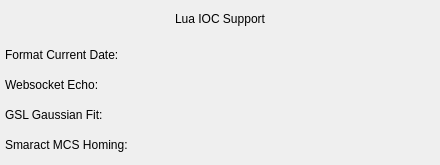
<?xml version="1.0" encoding="UTF-8"?>
<ui version="4.0">
 <class>MainWindow</class>
 <widget class="QMainWindow" name="MainWindow">
  <property name="geometry">
   <rect>
    <x>0</x>
    <y>0</y>
    <width>440</width>
    <height>165</height>
   </rect>
  </property>
  <property name="styleSheet">
   <string notr="true">

QWidget#centralWidget {background: rgba(192, 192, 192, 255);}

caTable {
       font: 10pt;
       background: cornsilk;
       alternate-background-color: wheat;
}

caLineEdit {
     border-radius: 1px;
     background: lightyellow;
     color: black;
 }

caTextEntry {
    color: rgb(127, 0, 63);
    background-color: cornsilk;
    selection-color: #0a214c;
    selection-background-color: wheat;
    border: 1px groove black;
    border-radius: 1px;
    padding: 1px;
}

caTextEntry:focus {
    padding: 0px;
    border: 2px groove darkred;
    border-radius: 1px;
}

QPushButton {
      border-color: #00b;
      border-radius: 2px;
      padding: 3px;
      border-width: 1px;

	background: qlineargradient(spread:pad, x1:0, y1:0, x2:0, y2:1,
						   stop:0   rgba(224, 239, 255, 255),
						   stop:0.5 rgba(199, 215, 230, 255),
						   stop:1   rgba(184, 214, 236, 255));
}
QPushButton:hover {
	background: qlineargradient(spread:pad, x1:0, y1:0, x2:0, y2:1,
						stop:0   rgba(201, 226, 255, 255),
						stop:0.5 rgba(177, 204, 230, 255),
						stop:1   rgba(163, 205, 236, 255));
}
QPushButton:pressed {
	background: qlineargradient(spread:pad, x1:0, y1:0, x2:0, y2:1,
						stop:0   rgba(174, 219, 255, 255),
						stop:0.5 rgba(165, 199, 230, 255),
						stop:1   rgba(134, 188, 236, 255));
}

QPushButton:disabled {
	background: qlineargradient(spread:pad, x1:0, y1:0, x2:0, y2:1,
						stop:0   rgba(174, 219, 255, 255),
						stop:0.5 rgba(165, 199, 230, 255),
						stop:1   rgba(134, 188, 236, 255));
}

caChoice {
      background: qlineargradient(x1: 0, y1: 0, x2: 0, y2: 1,
                                  stop: 0 #E1E1E1, stop: 0.4 #DDDDDD,
                                  stop: 0.5 #D8D8D8, stop: 1.0 #D3D3D3);
}

caChoice &gt; QPushButton {
      text-align: left;
      padding: 1px;
}

/* when font specified, no font sizing is done any more,  font: 10pt; is not bad. You could Enable this when you converted from .adl files
caRelatedDisplay  &gt; QPushButton {
font: 10pt;
}

caShellCommand  &gt; QPushButton {
font: 10pt;
}
*/

caSlider::groove:horizontal {
border: 1px solid #bbb;
background: lightgrey;
height: 20px;
border-radius: 4px;
}

caSlider::handle:horizontal {
background: red;
border: 1px solid #777;
width: 13px;
margin-top: -2px;
margin-bottom: -2px;
border-radius: 2px;
}



</string>
  </property>
  <widget class="QWidget" name="centralWidget">
   <widget class="caGraphics" name="caRectangle_0">
    <property name="geometry">
     <rect>
      <x>4</x>
      <y>4</y>
      <width>432</width>
      <height>30</height>
     </rect>
    </property>
    <property name="foreground">
     <color>
      <red>85</red>
      <green>0</green>
      <blue>255</blue>
     </color>
    </property>
    <property name="linestyle" stdset="0">
     <enum>caGraphics::Solid</enum>
    </property>
    <property name="fillstyle" stdset="0">
     <enum>caGraphics::Filled</enum>
    </property>
    <property name="lineColor">
     <color>
      <red>70</red>
      <green>70</green>
      <blue>70</blue>
     </color>
    </property>
    <property name="form">
     <enum>caGraphics::Rectangle</enum>
    </property>
   </widget>
   <widget class="caGraphics" name="caRectangle_1">
    <property name="geometry">
     <rect>
      <x>2</x>
      <y>2</y>
      <width>436</width>
      <height>34</height>
     </rect>
    </property>
    <property name="foreground">
     <color>
      <red>45</red>
      <green>45</green>
      <blue>45</blue>
     </color>
    </property>
    <property name="linestyle" stdset="0">
     <enum>caGraphics::Solid</enum>
    </property>
    <property name="lineSize">
     <number>2</number>
    </property>
    <property name="lineColor">
     <color>
      <red>45</red>
      <green>45</green>
      <blue>45</blue>
     </color>
    </property>
    <property name="form">
     <enum>caGraphics::Rectangle</enum>
    </property>
    <property name="background" stdset="0">
     <color alpha="0">
      <red>45</red>
      <green>45</green>
      <blue>45</blue>
     </color>
    </property>
   </widget>
   <widget class="caLabel" name="caLabel_0">
    <property name="geometry">
     <rect>
      <x>4</x>
      <y>4</y>
      <width>432</width>
      <height>30</height>
     </rect>
    </property>
    <property name="text">
     <string>Lua IOC Support</string>
    </property>
    <property name="alignment">
     <set>Qt::AlignAbsolute|Qt::AlignCenter|Qt::AlignHCenter|Qt::AlignVCenter</set>
    </property>
    <property name="fontScaleMode">
     <enum>ESimpleLabel::WidthAndHeight</enum>
    </property>
    <property name="foreground">
     <color>
      <red>236</red>
      <green>236</green>
      <blue>236</blue>
     </color>
    </property>
    <property name="background">
     <color alpha="0">
      <red>236</red>
      <green>236</green>
      <blue>236</blue>
     </color>
    </property>
    <property name="frameShape">
     <enum>QFrame::NoFrame</enum>
    </property>
   </widget>
   <widget class="caLabel" name="caLabel_15">
    <property name="geometry">
     <rect>
      <x>5</x>
      <y>45</y>
      <width>180</width>
      <height>20</height>
     </rect>
    </property>
    <property name="text">
     <string>Format Current Date:</string>
    </property>
    <property name="alignment">
     <set>Qt::AlignAbsolute|Qt::AlignLeading|Qt::AlignLeft|Qt::AlignVCenter</set>
    </property>
    <property name="fontScaleMode">
     <enum>ESimpleLabel::WidthAndHeight</enum>
    </property>
    <property name="foreground">
     <color>
      <red>0</red>
      <green>0</green>
      <blue>0</blue>
     </color>
    </property>
    <property name="background">
     <color alpha="0">
      <red>218</red>
      <green>218</green>
      <blue>218</blue>
     </color>
    </property>
    <property name="frameShape">
     <enum>QFrame::NoFrame</enum>
    </property>
   </widget>
   <widget class="caRelatedDisplay" name="carelateddisplay">
    <property name="geometry">
     <rect>
      <x>190</x>
      <y>43</y>
      <width>200</width>
      <height>24</height>
     </rect>
    </property>
    <property name="labels">
     <string>lua_formatdate.ui</string>
    </property>
    <property name="files">
     <string>lua_formatdate.ui</string>
    </property>
    <property name="args">
     <string/>
    </property>
   </widget>
   <widget class="caLabel" name="caLabel_16">
    <property name="geometry">
     <rect>
      <x>5</x>
      <y>135</y>
      <width>180</width>
      <height>20</height>
     </rect>
    </property>
    <property name="text">
     <string>Smaract MCS Homing:</string>
    </property>
    <property name="alignment">
     <set>Qt::AlignAbsolute|Qt::AlignLeading|Qt::AlignLeft|Qt::AlignVCenter</set>
    </property>
    <property name="fontScaleMode">
     <enum>ESimpleLabel::WidthAndHeight</enum>
    </property>
    <property name="foreground">
     <color>
      <red>0</red>
      <green>0</green>
      <blue>0</blue>
     </color>
    </property>
    <property name="background">
     <color alpha="0">
      <red>218</red>
      <green>218</green>
      <blue>218</blue>
     </color>
    </property>
    <property name="frameShape">
     <enum>QFrame::NoFrame</enum>
    </property>
   </widget>
   <widget class="caRelatedDisplay" name="carelateddisplay_2">
    <property name="geometry">
     <rect>
      <x>190</x>
      <y>133</y>
      <width>200</width>
      <height>24</height>
     </rect>
    </property>
    <property name="labels">
     <string>lua_motor_home.ui</string>
    </property>
    <property name="files">
     <string>lua_motor_home.ui</string>
    </property>
    <property name="args">
     <string/>
    </property>
   </widget>
   <widget class="caRelatedDisplay" name="carelateddisplay_3">
    <property name="geometry">
     <rect>
      <x>190</x>
      <y>103</y>
      <width>200</width>
      <height>24</height>
     </rect>
    </property>
    <property name="labels">
     <string>lua_gsl_gaussianfit.ui</string>
    </property>
    <property name="files">
     <string>lua_gsl_gaussianfit.ui</string>
    </property>
    <property name="args">
     <string/>
    </property>
   </widget>
   <widget class="caLabel" name="caLabel_17">
    <property name="geometry">
     <rect>
      <x>5</x>
      <y>105</y>
      <width>180</width>
      <height>20</height>
     </rect>
    </property>
    <property name="text">
     <string>GSL Gaussian Fit:</string>
    </property>
    <property name="alignment">
     <set>Qt::AlignAbsolute|Qt::AlignLeading|Qt::AlignLeft|Qt::AlignVCenter</set>
    </property>
    <property name="fontScaleMode">
     <enum>ESimpleLabel::WidthAndHeight</enum>
    </property>
    <property name="foreground">
     <color>
      <red>0</red>
      <green>0</green>
      <blue>0</blue>
     </color>
    </property>
    <property name="background">
     <color alpha="0">
      <red>218</red>
      <green>218</green>
      <blue>218</blue>
     </color>
    </property>
    <property name="frameShape">
     <enum>QFrame::NoFrame</enum>
    </property>
   </widget>
   <widget class="caLabel" name="caLabel_18">
    <property name="geometry">
     <rect>
      <x>5</x>
      <y>75</y>
      <width>180</width>
      <height>20</height>
     </rect>
    </property>
    <property name="text">
     <string>Websocket Echo:</string>
    </property>
    <property name="alignment">
     <set>Qt::AlignAbsolute|Qt::AlignLeading|Qt::AlignLeft|Qt::AlignVCenter</set>
    </property>
    <property name="fontScaleMode">
     <enum>ESimpleLabel::WidthAndHeight</enum>
    </property>
    <property name="foreground">
     <color>
      <red>0</red>
      <green>0</green>
      <blue>0</blue>
     </color>
    </property>
    <property name="background">
     <color alpha="0">
      <red>218</red>
      <green>218</green>
      <blue>218</blue>
     </color>
    </property>
    <property name="frameShape">
     <enum>QFrame::NoFrame</enum>
    </property>
   </widget>
   <widget class="caRelatedDisplay" name="carelateddisplay_4">
    <property name="geometry">
     <rect>
      <x>190</x>
      <y>73</y>
      <width>200</width>
      <height>24</height>
     </rect>
    </property>
    <property name="labels">
     <string>lua_websocket_echo.ui</string>
    </property>
    <property name="files">
     <string>lua_websocket_echo.ui</string>
    </property>
    <property name="args">
     <string/>
    </property>
   </widget>
  </widget>
 </widget>
 <customwidgets>
  <customwidget>
   <class>caRelatedDisplay</class>
   <extends>QWidget</extends>
   <header>caRelatedDisplay</header>
  </customwidget>
  <customwidget>
   <class>caLabel</class>
   <extends>QLabel</extends>
   <header>caLabel</header>
  </customwidget>
  <customwidget>
   <class>caGraphics</class>
   <extends>QWidget</extends>
   <header>caGraphics</header>
  </customwidget>
 </customwidgets>
 <resources/>
 <connections/>
</ui>
